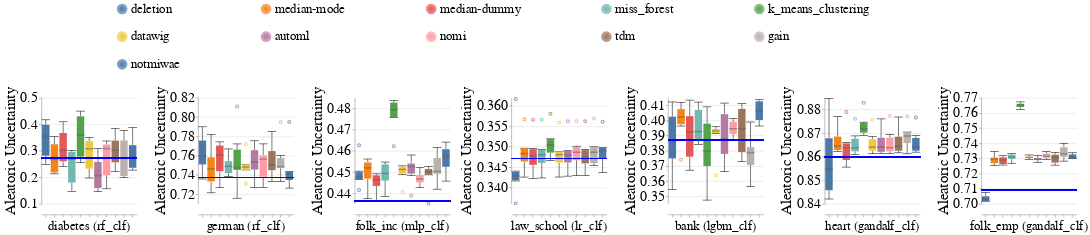

The code cell stored with this chart in its notebook:
### Code cell
create_box_plots_for_diff_imputers_and_datasets(train_injection_scenario='mixed_exp',
                                                test_injection_scenario='MCAR1 & MAR1 & MNAR1',
                                                metric_name='aleatoric_uncertainty',
                                                db_client=db_client)

### Figure 1 — Vega-Lite specification as saved in the notebook (floating-point values rounded to 4 significant figures; data arrays with more than 128 entries replaced by an {"elided": "..."} marker saying what was removed)
{"config": {"view": {"continuousWidth": 400, "continuousHeight": 300, "stroke": null}, "axis": {"labelFontSize": 26, "labelFontWeight": "normal", "titleFontSize": 28, "titleFontWeight": "normal"}, "facet": {"spacing": 15}, "header": {"labelFontSize": 24, "labelOrient": "bottom", "labelPadding": 5, "titleFontSize": 28}, "legend": {"columns": 5, "direction": "horizontal", "labelFontSize": 24, "labelLimit": 400, "orient": "top", "symbolOffset": 140, "symbolStrokeWidth": 10, "titleAnchor": "middle", "titleFontSize": 26, "titleLimit": 300}, "title": {"fontSize": 28}}, "data": {"name": "data-a5471da49985f107d3cd8ced8ca94ddc"}, "facet": {"column": {"field": "Dataset_Name_With_Model_Name", "sort": {"field": "Dataset_Sequence_Number", "order": "ascending"}, "title": null, "type": "nominal"}}, "spec": {"layer": [{"mark": {"type": "boxplot", "median": {"stroke": "black", "strokeWidth": 0.7}, "ticks": true}, "encoding": {"color": {"field": "Null_Imputer_Name", "sort": ["deletion", "median-mode", "median-dummy", "miss_forest", "k_means_clustering", "datawig", "automl", "nomi", "tdm", "gain", "notmiwae"], "title": null, "type": "nominal"}, "x": {"axis": {"labels": false}, "field": "Null_Imputer_Name", "sort": ["deletion", "median-mode", "median-dummy", "miss_forest", "k_means_clustering", "datawig", "automl", "nomi", "tdm", "gain", "notmiwae"], "title": null, "type": "nominal"}, "y": {"field": "Metric_Value", "scale": {"zero": false}, "title": "Aleatoric Uncertainty", "type": "quantitative"}}}, {"mark": "rule", "encoding": {"color": {"value": "blue"}, "size": {"value": 2}, "y": {"field": "Baseline_Median", "type": "quantitative"}}}], "height": 200, "width": 180}, "resolve": {"scale": {"y": "independent"}}, "$schema": "https://vega.github.io/schema/vega-lite/v4.17.0.json", "datasets": {"data-a5471da49985f107d3cd8ced8ca94ddc": {"elided": "461 records"}}}
